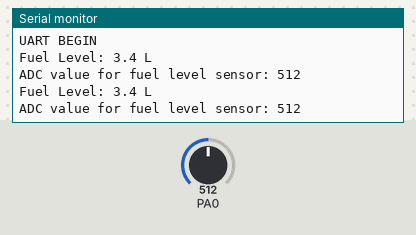
Bench run of a program on a simulated ATmega32, built with avr-gcc and emulated at 8 MHz. Shown: the last lines printed to the serial monitor. Inputs (shaded band) come from the test bench; at power-on: PA0 = 512.

Above: at 1.2 s.
1.3 s: PA0 set to 716
At 2.6 s:
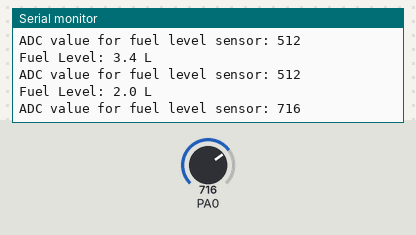
2.8 s: PA0 set to 900
At 3.6 s:
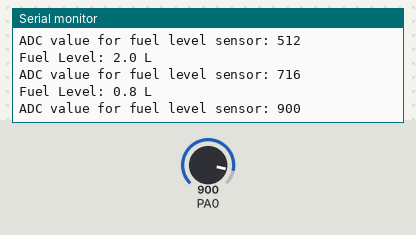
Timing chart, 0 to 5.8 s (numbered marks = the images above; inputs shaded):
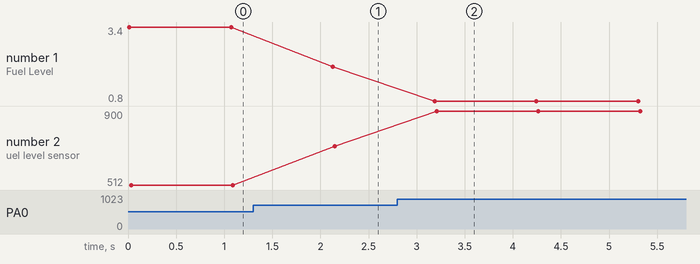

Measured:
- after the input at 1.3 s, the serial monitor: prints a new line after 0.83 s (image 1)
- after the input at 2.8 s, the serial monitor: prints a new line after 0.39 s (image 2)
- plotted number 1: 3.4 → 2 after the input at 1.3 s, 2 → 0.8 after the input at 2.8 s
- plotted number 2: 512 → 716 after the input at 1.3 s, 716 → 900 after the input at 2.8 s

The program:

main.c
```c
/*
 * Motorcycle_controller.c
 *
 * Created: 3/27/2023 7:01:56 PM
 * Author : ahmed
 */


#include "MotorCycle_Sensors/Fuel_Level_sensor/fuel_level_sensor.h"

int main(void)
{
  tank_level_init();
   while (1)
    {
		tank_level_read(FUEL_TANK_PIN);
		_delay_ms(1000);

    }
}
```

common.c
```c
/*
 * common.c
 *
 * Created: 3/28/2023 2:36:52 AM
 *  Author: ahmed
 */
#include "common.h"
int32_t map(int32_t value, int32_t fromLow, int32_t fromHigh, int32_t toLow, int32_t toHigh)
{
	// Determine the range of the input value
	int32_t fromRange = fromHigh - fromLow;

	// Determine the range of the output value
	int32_t toRange = toHigh - toLow;

	// Scale the input value to the output range
	int32_t output = ((value - fromLow) * toRange) / fromRange + toLow;

	// Return the mapped value
	return output;
}

void reverse(char* str, int len) {
	int i = 0, j = len - 1;
	while (i < j) {
		char temp = str[i];
		str[i] = str[j];
		str[j] = temp;
		i++;
		j--;
	}
}

int intToStr(int num, char* str, int start) {
	int i = 0;
	do {
		str[start + i] = (num % 10) + '0';
		num /= 10;
		i++;
	} while (num != 0);
	reverse(str + start, i);
	return i;
}

void floatToString(float num, char* str, int precision) {
	int ipart = (int)num;
	float fpart = num - (float)ipart;

	int i = intToStr(ipart, str, 0);

	if (precision != 0) {
		str[i] = '.';
		fpart = fpart * 10;
		while (precision > 0) {
			int digit = (int)fpart;
			str[i + 1] = digit + '0';
			fpart = fpart - (float)digit;
			fpart = fpart * 10;
			i++;
			precision--;
		}
	}
	str[i + 1] = '\0';
}
```

common.h
```c
/*
 * common.h
 *
 * Created: 9/8/2018 9:53:08 PM
 *  Author: ahmed
 */


#ifndef COMMON_H_
#define COMMON_H_
#define _DEBUG
//#define SetBit(reg,pin) reg|=(1<<pin)
//#define ClrBit(reg,pin) reg&=~(1<<pin)
//#define ToggleBit(reg,pin) reg^=(1<<pin)
#define TRUE 1
#define  FALSE 0
#define NULL ((void *)0)
#define F_CPU 8000000
#include <avr/io.h>
#include <util/delay.h>
#include <stdio.h>
#include <stdlib.h>
typedef unsigned char u8;
typedef unsigned short int u16;
typedef unsigned long int u32;
typedef signed short int s16;
typedef signed long int s32;
typedef float f32;

int32_t map(int32_t value, int32_t fromLow, int32_t fromHigh, int32_t toLow, int32_t toHigh);
int intToStr(int num, char* str, int start);
void floatToString(float num, char* str, int precision);
#endif /* COMMON_H_ */
```

fuel_level_sensor.c
```c
/*
 * fuel_level_sensor.c
 *
 * Created: 3/28/2023 2:36:19 AM
 *  Author: ahmed
 */
#include "fuel_level_sensor.h"
void tank_level_init()
{
	#ifdef _DEBUG
	uart_init(9600,NONE,ONE_BIT);
	uart_write_text("UART BEGIN\r\n");
#endif // _DEBUG

	 adc_init(INTERNAL_REF);
}

f32 tank_level_read(u8 tank_level_pin)
{
		  f32 tank_level; // tank level reading will be stored
		  tank_level = map(adc_read(tank_level_pin),ADC_VALUE_MIN,ADC_VALUE_MAX,Fuel_Tank_MAX_SIZE,0);
		  tank_level = tank_level/1000;

		  #ifdef _DEBUG
		   uart_write_text("Fuel Level: ");
		   uart_write_float(tank_level);
		   uart_write_text(" L\r\n");
		   uart_write_text("ADC value for fuel level sensor: ");
		   uart_write_num(adc_read(tank_level_pin));
		   uart_write_text("\r\n");
#endif // _DEBUG

return tank_level;
}
```

fuel_level_sensor.h
```c
/*
 * fuel_level_sensor.h
 *
 * Created: 3/28/2023 2:36:04 AM
 *  Author: ahmed
 */


#ifndef FUEL_LEVEL_SENSOR_H_
#define FUEL_LEVEL_SENSOR_H_

#include "../../Drivers/MCAL/ADC/adc.h"
#include "../../Drivers/MCAL/UART/uart.h"
#include "../../Drivers/MCAL/DIO/dio.h"

#define FUEL_TANK_PIN 0 // ADC pin input for fuel tank level sensor
#define ADC_VALUE_MIN 50 // min adc value reading for fuel tank level sensor
#define ADC_VALUE_MAX 1023 // max adc value reading for fuel tank level sensor
#define Fuel_Tank_MAX_SIZE 6500


void tank_level_init();
f32 tank_level_read(u8 tank_level_pin);
#endif /* FUEL_LEVEL_SENSOR_H_ */
```

adc.c
```c
/*
 * adc.c
 *
 * Created: 3/25/2023 3:58:31 PM
 *  Author: ahmed
 */

#include "adc.h"
void adc_init(v_ref_selc v_ref){
switch(v_ref)
{
	case INTERNAL_REF:
	ADMUX |=  (1 << REFS0);         /* use internal 2.56 				 */
	ADMUX |=  (1 << REFS1);         /* use internal 2.56 				 */
	break;
	case EXTERNAL_VCC:
	ADMUX |=  (1 << REFS0);         /* use AVcc as the reference 				 */
	ADMUX &= ~(1 << REFS1);         /* use AVcc as the reference 				 */
	break;
}
   ADCSRA |= (1 << ADEN) | (1 << ADPS2) | (1 << ADPS1) | (1 << ADPS0);
}
uint16_t adc_read(u8 channel){
	 // Set ADC channel
	 ADMUX = (ADMUX & 0xF0) | (channel & 0x0F);

	 // Start ADC conversion
	 ADCSRA |= (1 << ADSC);

	 // Wait for conversion to complete
	 while (ADCSRA & (1 << ADSC));

	 // Return ADC value
	 return ADC;
}
```

adc.h
```c
/*
 * adc.h
 *
 * Created: 3/25/2023 3:58:41 PM
 *  Author: ahmed
 */


#ifndef ADC_H_
#define ADC_H_
#include "../../common.h"
typedef enum
{
	INTERNAL_REF, // 2.56 VOLT
	EXTERNAL_VCC, // external with AVCC and VREF
}v_ref_selc;


void adc_init(v_ref_selc v_ref);

uint16_t adc_read(u8 channel);


#endif /* ADC_H_ */
```

dio.c
```c
/*
 * dio.c
 *
 * Created: 9/8/2018 9:49:51 PM
 *  Author: ahmed
 */
#include "dio.h"
void dio_set_port_dir(port_base port,dir mode)
{
	if (mode==OUTPUT)
	{
		(*(volatile port_base*)(port-1))=0xFF;
	}
	else if(mode == INPUT)
	{
		(*(volatile port_base*)(port-1))=0x00;
	}
	else
	{
	 (*(volatile port_base*)(port-1))=mode;
	}
}
void dio_set_pin_dir(port_base port,u8 pin,dir mode)
{
	if (mode==OUTPUT)
	{
		(*(volatile port_base*)(port-1))|=(1<<pin);
	}
	else
	{
		(*(volatile port_base*)(port-1))&=~(1<<pin);
	}
}
void dio_write_port(port_base port,state mode)
{
	if (mode==HIGH)
	{
		(*(volatile port_base*)(port))=0xFF;
	}
	else if(mode == LOW)
	{
		(*(volatile port_base*)(port))=0x00;
	}
	else
	{
		(*(volatile port_base*)(port))=mode;
	}
}
void dio_write_pin(port_base port,u8 pin,state mode)
{
	if (mode==HIGH)
	{
		(*(volatile port_base*)(port))|=(1<<pin);
	}
	else
	{
		(*(volatile port_base*)(port))&=~(1<<pin);
	}
}
u8 dio_read_port(port_base port)
{
	return(*(volatile port_base*)(port-2));
}
u8 dio_read_pin(port_base port,u8 pin)
{
	return ((*(volatile port_base*)(port-2))&(1<<pin))>>pin;
}
```

dio.h
```c
/*
 * dio.h
 *
 * Created: 9/8/2018 9:49:26 PM
 *  Author: ahmed
 */


#ifndef DIO_H_
#define DIO_H_
#include "../../common.h"
typedef enum
{
	INVALID_MIN_INDEX=0x2F,
	pind = 0X30,
	ddrd,
	portd,
	pinc,
	ddrc,
	portc,
	pinb,
	ddrb,
	portb,
	pina,
	ddra,
	porta,
	INVALID_MAX_INDEX,
}port_base;

typedef enum
{
OUTPUT=1,
INPUT =0,
}dir;
typedef enum
{
HIGH=1,
LOW =0,
}state;

void dio_set_port_dir(port_base port,dir mode);
void dio_set_pin_dir(port_base port,u8 pin,dir mode);
void dio_write_port(port_base port,state mode);
void dio_write_pin(port_base port,u8 pin,state mode);
u8 dio_read_port(port_base port);
u8 dio_read_pin(port_base port,u8 pin);
#endif /* DIO_H_ */
```

uart.c
```c
/*
 * uart.c
 *
 * Created: 9/23/2018 2:18:18 PM
 *  Author: ahmed
 (*(volatile port_base*)(port-1))
 */
#include "uart.h"
void uart_init(u32 baud_rate,parity_sel parity,stop_bits_sel stop_bits)
{
	UCSRB = (1 << 4) | (1 << 3); // Enable RX and TX pins
	 UCSRC |= (3<<1); // 8 bits mode
	 UCSRA |=(1<<1); // double speed active
	 UCSRC |=(1<<7); // select reg UCSRC
	 UCSRC |=(parity<<4); // select parity
	 UCSRC |=(stop_bits<<3); // select stop_bits
	 UCSRC |=(1<<7); // select reg UCSRC
	 UCSRC &=~(1<<6);
	 UBRRL &=~(1<<7);
	 UBRRL = (u8)(( (F_CPU / (8L * baud_rate) ))); // set baud_rate
	 UBRRH = (u8)((( (F_CPU / (8L * baud_rate))))>>8); // set baud_rate
}

void uart_write_byte(char write_byte)
{
	while(!(UCSRA & (1<<5)));// handle it with interrupt to prevent delay
	UDR = write_byte;
}

void uart_write_float(f32 num)
{
	char txt[6];
floatToString(num,txt,1);
	uart_write_text(txt);
}
void uart_write_num(u16 num)
{
	char txt[10];
	itoa(num,txt,10);
	uart_write_text(txt);
}

char uart_read_byte()
{
	while (! ((UCSRA) & (1 << 7)));
	return UDR;
}
void uart_write_text(char * write_text)
{
	 while(*write_text>0)
	 {
		 uart_write_byte(*write_text++);
	 }
}
```

uart.h
```c
/*
 * hal_uart.h
 *
 * Created: 9/23/2018 2:18:32 PM
 *  Author: ahmed
 */


#ifndef UART_H_
#define UART_H_

#include "./../../common.h"

typedef enum
{
	NONE,
	EVEN=2,
	ODD,
}parity_sel;

typedef enum
{
	ONE_BIT,
	TWO_BITS,
}stop_bits_sel;

void uart_init(u32 baud_rate,parity_sel parity,stop_bits_sel stop_bits);
void uart_write_byte(char write_byte);
char uart_read_byte();
void uart_write_text(char * write_text);
void uart_write_float(f32 num);
void uart_write_num(u16 num);

#endif /* UART_H_ */
```
